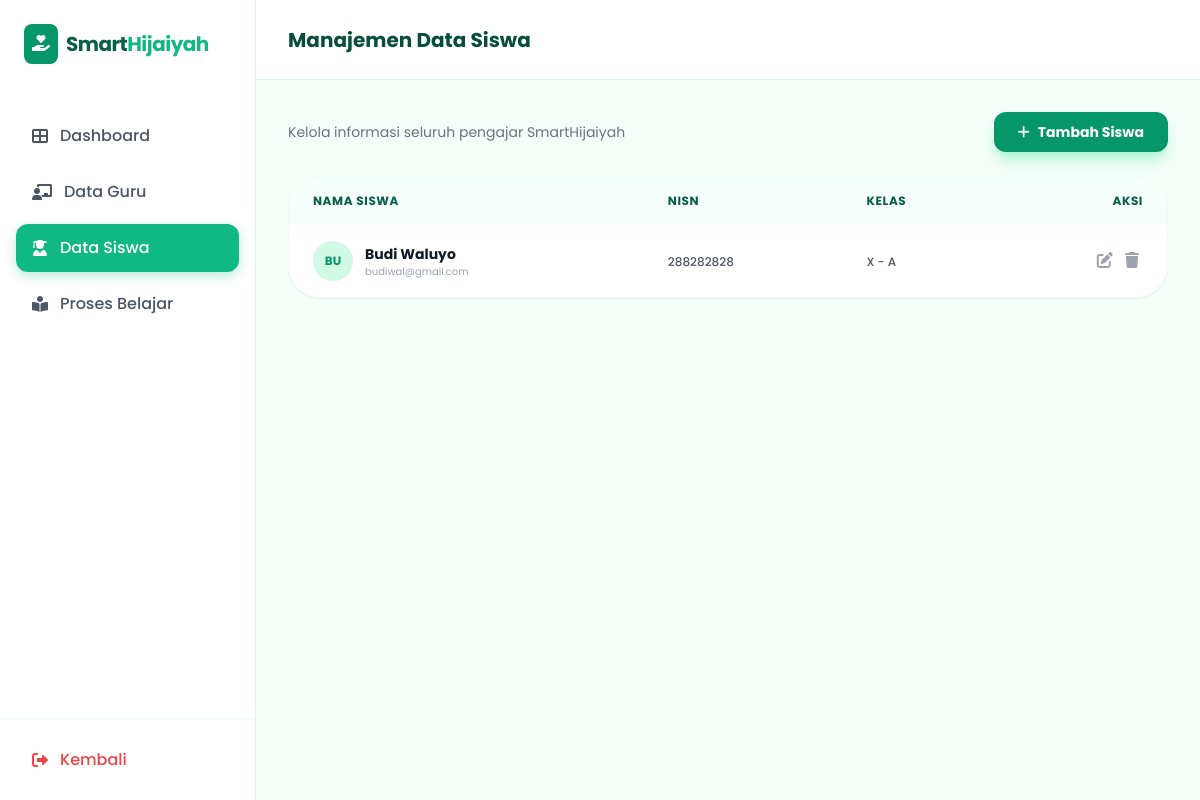
Before: /data-siswa with the older database file.
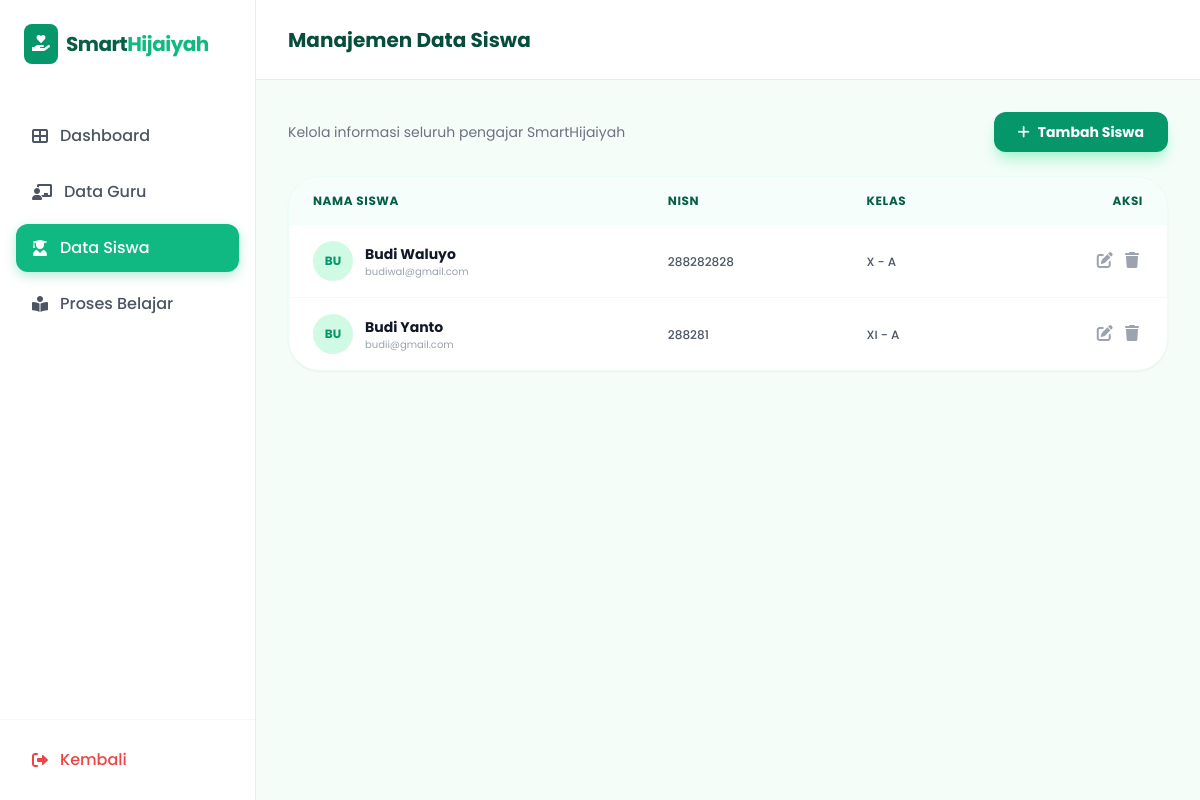
After: the same page with the newer database file.
### tables this page shows
CREATE TABLE siswa (
            id INTEGER PRIMARY KEY AUTOINCREMENT,
            nama TEXT NOT NULL,
            nisn TEXT NOT NULL,
            kelas TEXT NOT NULL,
            email TEXT
        );

### app.py (the view)
@app.route('/data-siswa')
def data_siswa():
    conn = get_db_connection()
    siswas = conn.execute("SELECT * FROM siswa").fetchall()
    conn.close()
    return render_template('dashboard/data-siswa.html', siswas=siswas)

### app.py (called while the page is built)
def get_db_connection():
    conn = sqlite3.connect(DATABASE)
    conn.row_factory = sqlite3.Row
    return conn

### templates/dashboard/data-siswa.html (shortened to what the changed rows need)
<!doctype html>
<html lang="id">
  <head>
    <script src="https://cdn.tailwindcss.com"></script>
    <link
      rel="stylesheet"
      href="https://cdnjs.cloudflare.com/ajax/libs/font-awesome/6.0.0/css/all.min.css"
    />
  </head>
  <body class="bg-emerald-50/50 text-gray-800 overflow-hidden">
    <div class="flex h-screen">
      <main class="flex-grow flex flex-col h-full overflow-hidden">
        <header
          class="h-20 bg-white border-b border-emerald-100 flex items-center justify-between px-8 shrink-0"
        >
          <h2 class="text-xl font-bold text-emerald-900">
            Manajemen Data Siswa
          </h2>
        </header>
        <div class="p-8 overflow-y-auto custom-scrollbar flex-grow">
          <div class="space-y-6">
            <div
              class="bg-white rounded-[2rem] border border-emerald-50 shadow-sm overflow-hidden"
            >
              <table class="w-full text-left">
                <thead class="bg-emerald-50/50">
                  <tr>
                    <th
                      class="px-6 py-4 text-xs font-bold text-emerald-800 uppercase tracking-wider"
                    >
                      Nama Siswa
                    </th>
                    <th
                      class="px-6 py-4 text-xs font-bold text-emerald-800 uppercase tracking-wider"
                    >
                      NISN
                    </th>
                    <th
                      class="px-6 py-4 text-xs font-bold text-emerald-800 uppercase tracking-wider"
                    >
                      Kelas
                    </th>
                    <th
                      class="px-6 py-4 text-xs font-bold text-emerald-800 uppercase tracking-wider text-right"
                    >
                      Aksi
                    </th>
                  </tr>
                </thead>
                <tbody class="divide-y divide-emerald-50">
                  {% for siswa in siswas %}
                  <tr class="hover:bg-emerald-50/30 transition">
                    <td class="px-6 py-4 flex items-center space-x-3">
                      <div
                        class="w-10 h-10 rounded-full bg-emerald-100 flex items-center justify-center text-emerald-600 font-bold text-xs"
                      >
                        {{ siswa.nama[:2] | upper }}
                      </div>
                      <div>
                        <p class="text-sm font-bold text-gray-900">
                          {{ siswa.nama }}
                        </p>
                        <p class="text-[10px] text-gray-400">
                          {{ siswa.email }}
                        </p>
                      </div>
                    </td>
                    <td class="px-6 py-4">
                      <span class="text-xs font-medium text-gray-600">
                        {{ siswa.nisn }}
                      </span>
                    </td>
                    <td class="px-6 py-4">
                      <span class="text-xs font-medium text-gray-600">
                        {{ siswa.kelas }}
                      </span>
                    </td>
                    <td class="px-6 py-4 text-right">
                      <button
                        onclick="openEditModal(
          '{{ siswa.id }}',
          '{{ siswa.nama }}',
          '{{ siswa.nisn }}',
          '{{ siswa.kelas }}',
          '{{ siswa.email }}'
        )"
                        class="text-gray-400 hover:text-emerald-600 mx-1"
                      >
                        <i class="fas fa-edit"></i>
                      </button>
                      <a
                        href="/hapus-siswa/{{ siswa.id }}"
                        onclick="
                          return confirm('Yakin ingin menghapus siswa ini?');
                        "
                        class="text-gray-400 hover:text-red-500 mx-1"
                      >
                        <i class="fas fa-trash"></i>
                      </a>
                    </td>
                  </tr>
                  {% endfor %}
                </tbody>
              </table>
            </div>
          </div>
        </div>
      </main>
    </div>
  </body>
</html>

Changed rows visible on the page:
added siswa: nama "BU", nama "Budi Yanto", email "budii@gmail.com", nisn "288281", kelas "XI - A"
